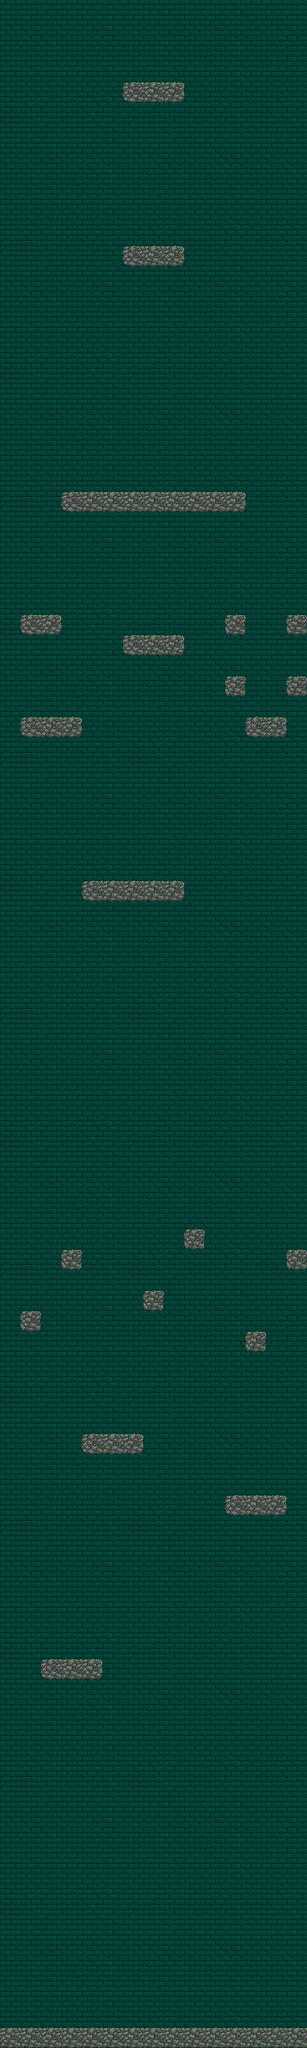

A level layout from a 2D game, rendered from its tile map. Below: a short description, then the map file with tile-grid data replaced by summaries:
An orthogonal 15x100 tile map with 32x32 px tiles, 2 tile layers (background, foreground) and 30 objects.

<map version="1.0" orientation="orthogonal" renderorder="right-up" width="15" height="100" tilewidth="32" tileheight="32" nextobjectid="66">
 <tileset firstgid="1" name="tiledmap_out" tilewidth="32" tileheight="32" spacing="4" margin="2" tilecount="80">
  <image source="tiledmap_out.png" width="288" height="360" />
  <tile id="49">
   <properties>
    <property name="platform" value="" />
   </properties>
  </tile>
  <tile id="50">
   <properties>
    <property name="platform" value="" />
   </properties>
  </tile>
  <tile id="51">
   <properties>
    <property name="platform" value="" />
   </properties>
  </tile>
  <tile id="52">
   <properties>
    <property name="platform" value="" />
   </properties>
  </tile>
 </tileset>
 <layer name="background" width="15" height="100">
  <data>[1500 cells, 1500 non-empty, 1 distinct tile ids]</data>
 </layer>
 <objectgroup name="object">
  <object id="1" x="208" y="64" width="64" height="64">
   <properties>
    <property name="goal" value="" />
   </properties>
  </object>
  <object id="26" x="200" y="2704" width="64" height="32">
   <properties>
    <property name="elevator" value="" />
   </properties>
  </object>
  <object id="27" x="47" y="2906" width="96" height="32">
   <properties>
    <property name="elevator" value="" />
   </properties>
  </object>
  <object id="29" x="333" y="2913" width="96" height="32">
   <properties>
    <property name="elevator" value="" />
   </properties>
  </object>
  <object id="30" x="229" y="2653" width="32" height="16">
   <properties>
    <property name="fish" value="" />
   </properties>
  </object>
  <object id="34" x="33" y="2305" width="64" height="64">
   <properties>
    <property name="cannon" value="" />
   </properties>
  </object>
  <object id="35" x="363" y="1978" width="64" height="64">
   <properties>
    <property name="cannon" value="" />
   </properties>
  </object>
  <object id="36" x="170" y="2454" width="126" height="32">
   <properties>
    <property name="moving_platform" value="" />
   </properties>
  </object>
  <object id="37" x="174" y="2151" width="126" height="32">
   <properties>
    <property name="moving_platform" value="" />
   </properties>
  </object>
  <object id="38" x="203" y="1747" width="32" height="32">
   <properties>
    <property name="devil" value="" />
   </properties>
  </object>
  <object id="40" x="74" y="1627" width="32" height="32">
   <properties>
    <property name="devil1" value="" />
   </properties>
  </object>
  <object id="41" x="103" y="1835" width="126" height="32">
   <properties>
    <property name="moving_platform1" value="" />
   </properties>
  </object>
  <object id="42" x="314" y="1617" width="126" height="32">
   <properties>
    <property name="elevator1" value="" />
   </properties>
  </object>
  <object id="43" x="15" y="1578" width="109" height="32">
   <properties>
    <property name="elevator1" value="" />
   </properties>
  </object>
  <object id="44" x="193.5" y="1556" width="44.5" height="32">
   <properties>
    <property name="elevator" value="" />
   </properties>
  </object>
  <object id="45" x="257" y="1179" width="32" height="16" />
  <object id="46" x="180" y="1278" width="64" height="96">
   <properties>
    <property name="komainu" value="" />
   </properties>
  </object>
  <object id="50" x="177.75" y="1430" width="69.25" height="32">
   <properties>
    <property name="moving_platform" value="" />
   </properties>
  </object>
  <object id="51" x="177.375" y="1217" width="95.625" height="32">
   <properties>
    <property name="moving_platform1" value="" />
   </properties>
  </object>
  <object id="52" x="160" y="1088" width="32" height="32">
   <properties>
    <property name="devil1" value="" />
   </properties>
  </object>
  <object id="53" x="385" y="991" width="64" height="64">
   <properties>
    <property name="cannon" value="" />
   </properties>
  </object>
  <object id="55" x="211" y="673" width="64" height="96">
   <properties>
    <property name="komainu" value="" />
   </properties>
  </object>
  <object id="56" x="209" y="289" width="64" height="96">
   <properties>
    <property name="komainu" value="" />
   </properties>
  </object>
  <object id="58" x="339" y="588" width="96" height="32">
   <properties>
    <property name="moving_platform" value="" />
   </properties>
  </object>
  <object id="59" x="26" y="459" width="96" height="32">
   <properties>
    <property name="moving_platform" value="" />
   </properties>
  </object>
  <object id="60" x="182" y="516" width="96" height="32">
   <properties>
    <property name="moving_platform" value="" />
   </properties>
  </object>
  <object id="61" x="311" y="240" width="132" height="32">
   <properties>
    <property name="elevator" value="" />
   </properties>
  </object>
  <object id="62" x="9" y="238" width="130" height="32">
   <properties>
    <property name="elevator" value="" />
   </properties>
  </object>
  <object id="63" x="382" y="512" width="64" height="64">
   <properties>
    <property name="cannon" value="" />
   </properties>
  </object>
  <object id="64" x="28" y="140" width="64" height="64">
   <properties>
    <property name="cannon" value="" />
   </properties>
  </object>
 </objectgroup>
 <layer name="foreground" width="15" height="100">
  <data>[1500 cells, 66 non-empty, 5 distinct tile ids]</data>
 </layer>
</map>